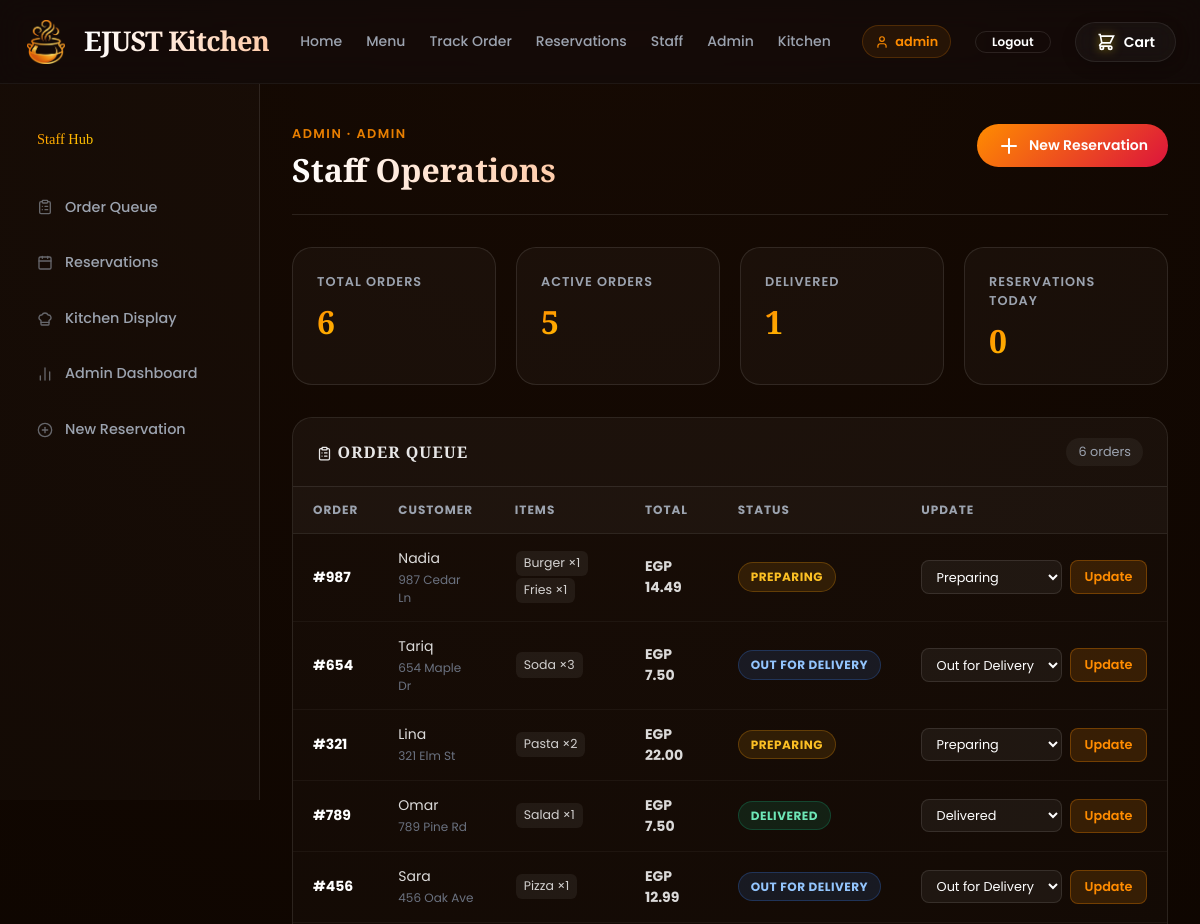
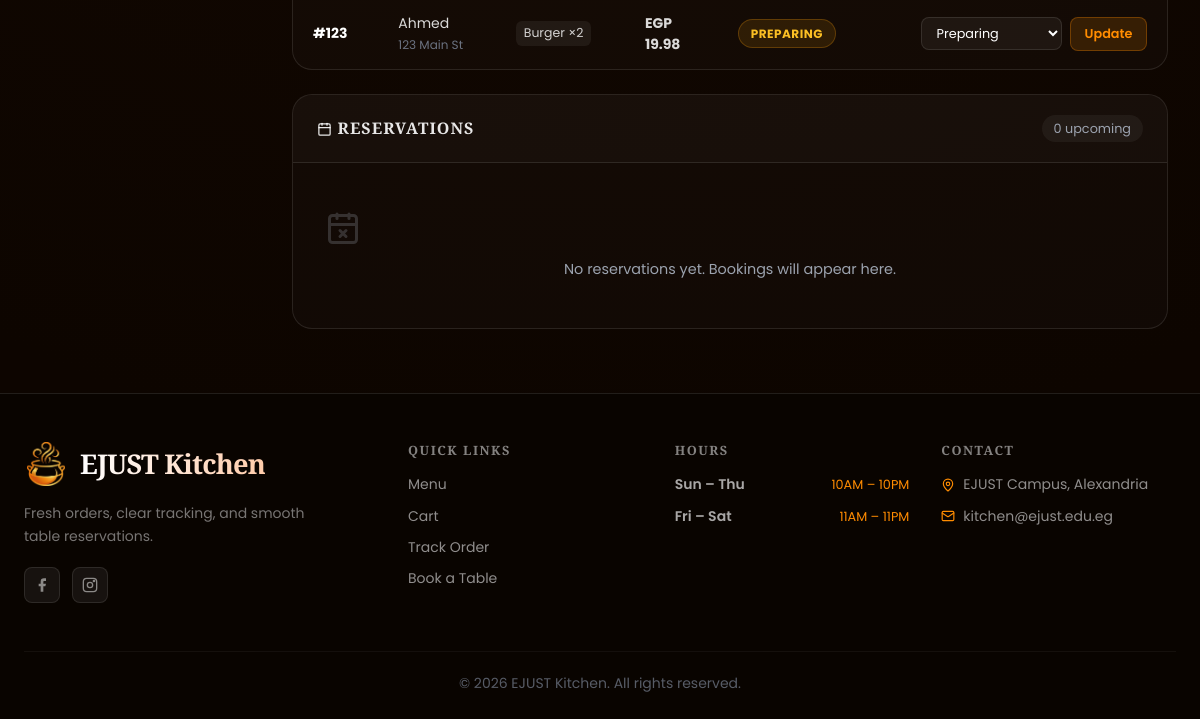
/staff (signed in), run on an earlier commit of the app's database (2 pictures, top to bottom).
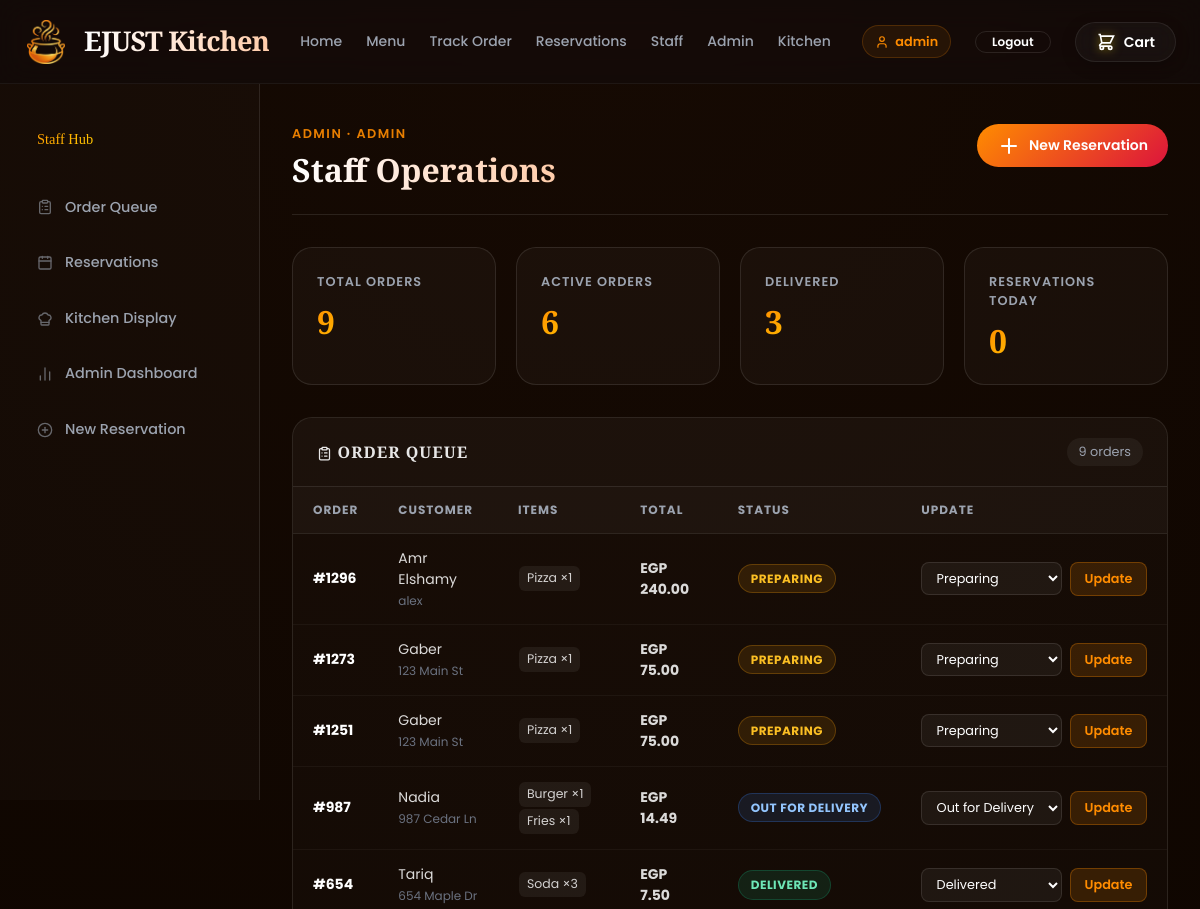
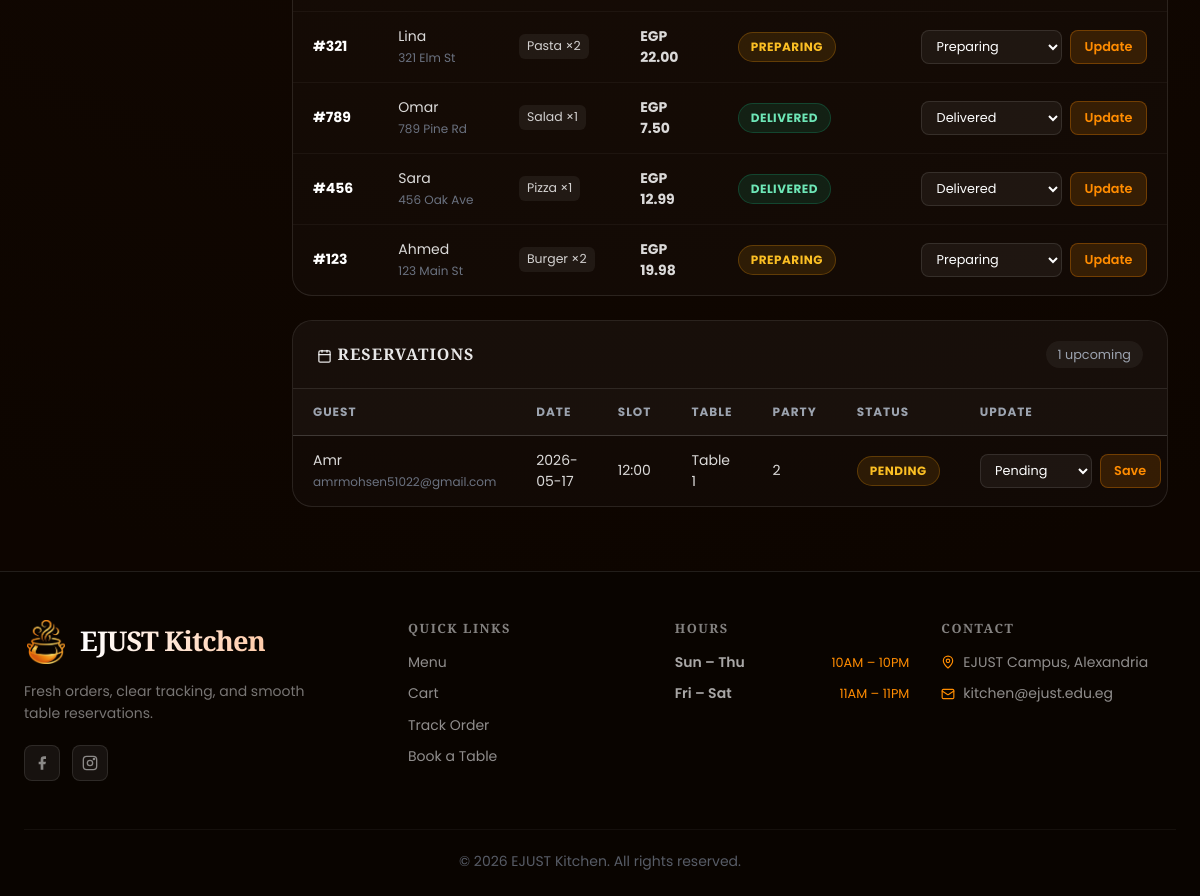
And on a later commit of the database (2 pictures, top to bottom).
### src/database.py (models this page shows, shortened)
class Order(db.Model):
    __tablename__ = 'orders'
    id = db.Column(db.String(20), primary_key=True)
    order_items = db.Column(db.JSON, nullable=False)
    total = db.Column(db.Float, nullable=False)
    status = db.Column(db.String(50), default=ORDER_STATUS_PREPARING)
    customer_name = db.Column(db.String(100))
    customer_address = db.Column(db.String(200))
    estimated_time = db.Column(db.Integer, default=25)
    created_at = db.Column(db.DateTime, default=datetime.utcnow)

class Reservation(db.Model):
    __tablename__ = 'reservations'
    id = db.Column(db.Integer, primary_key=True)
    user_id = db.Column(db.Integer, nullable=True)
    customer_name = db.Column(db.String(100), nullable=False)
    contact = db.Column(db.String(120), nullable=False)
    party_size = db.Column(db.Integer, nullable=False)
    reservation_date = db.Column(db.Date, nullable=False)
    reservation_slot = db.Column(db.String(10), nullable=False)
    table_number = db.Column(db.String(20), nullable=False)
    status = db.Column(db.String(30), default=RESERVATION_STATUS_PENDING)
    notes = db.Column(db.String(300))
    created_at = db.Column(db.DateTime, default=datetime.utcnow)

### src/order.py (the view)
@order_bp.route('/staff', methods=['GET'])
@auth.login_required
@auth.require_role(ROLE_STAFF, ROLE_ADMIN)
def staff_view():
    return render_template(
        "staff.html",
        orders=get_all_orders(),
        reservations=get_upcoming_reservations(),
        metrics=get_dashboard_metrics(),
        user=auth.get_current_user(),
        valid_statuses=VALID_STAFF_STATUSES,
        reservation_statuses=RESERVATION_STATUSES,
    )

### templates/staff.html (shortened to what this page needs)
{% extends "base.html" %}
{% block content %}
<div class="dashboard-layout">
    <aside class="dashboard-sidebar">
        <a href="/staff" class="dashboard-brand">Staff Hub</a>
        <a href="#orders">
            <i data-lucide="clipboard-list" class="staff-sidebar-icon" style="width:16px;height:16px"></i>
            Order Queue
        </a>
        <a href="#reservations">
            <i data-lucide="calendar" class="staff-sidebar-icon" style="width:16px;height:16px"></i>
            Reservations
        </a>
        <a href="/kitchen">
            <i data-lucide="chef-hat" class="staff-sidebar-icon" style="width:16px;height:16px"></i>
            Kitchen Display
        </a>
        {% if user.role == 'admin' %}
        <a href="/admin/dashboard">
            <i data-lucide="bar-chart-2" class="staff-sidebar-icon" style="width:16px;height:16px"></i>
            Admin Dashboard
        </a>
        {% endif %}
        <a href="/reservations">
            <i data-lucide="plus-circle" class="staff-sidebar-icon" style="width:16px;height:16px"></i>
            New Reservation
        </a>
    </aside>
    <section class="dashboard-main">
        <div class="dashboard-header">
            <div>
                <span class="eyebrow">{{ user.username }} · {{ user.role }}</span>
                <h1>Staff Operations</h1>
            </div>
            <a href="/reservations" class="dashboard-action">
                <i data-lucide="plus"></i> New Reservation
            </a>
        </div>
        <div class="metric-grid">
            <div class="metric-card">
                <span>Total Orders</span>
                <strong>{{ metrics.total_orders }}</strong>
            </div>
            <div class="metric-card">
                <span>Active Orders</span>
                <strong>{{ metrics.active_orders }}</strong>
            </div>
            <div class="metric-card">
                <span>Delivered</span>
                <strong>{{ metrics.delivered_orders }}</strong>
            </div>
            <div class="metric-card">
                <span>Reservations Today</span>
                <strong>{{ metrics.reservations_today }}</strong>
            </div>
        </div>
        <div id="orders" class="dashboard-card">
            <div class="dashboard-card-header">
                <h2><i data-lucide="clipboard-list" style="width:15px;height:15px;display:inline;vertical-align:middle;margin-right:.35rem"></i>Order Queue</h2>
                <span>{{ orders|length }} order{% if orders|length != 1 %}s{% endif %}</span>
            </div>
            {% if orders %}
                <div class="table-wrap">
                    <table class="dashboard-table">
                        <thead>
                            <tr>
                                <th>Order</th>
                                <th>Customer</th>
                                <th>Items</th>
                                <th>Total</th>
                                <th>Status</th>
                                <th>Update</th>
                            </tr>
                        </thead>
                        <tbody>
                            {% for order in orders %}
                            <tr>
                                <td><strong>#{{ order.id }}</strong></td>
                                <td>
                                    {{ order.customer_name or 'Guest' }}
                                    <span class="muted">{{ order.customer_address or '' }}</span>
                                </td>
                                <td>
                                    {% if order["items"] %}
                                        {% for item in order["items"] %}
                                            <span class="line-item">{{ item.name if item.name is defined else item }}{% if item.quantity is defined %} ×{{ item.quantity }}{% endif %}</span>
                                        {% endfor %}
                                    {% else %}
                                        <span class="muted">No items</span>
                                    {% endif %}
                                </td>
                                <td class="money">EGP {{ "%.2f"|format(order.total) }}</td>
                                <td>
                                    {% set sc = order.status|lower|replace(' ', '-') %}
                                    <span class="status-badge status-{{ sc }}">{{ order.status }}</span>
                                </td>
                                <td>
                                    <form method="POST" action="{{ url_for('order.staff_update') }}" class="inline-form">
                                        <select name="status">
                                            {% for s in valid_statuses %}
                                                <option value="{{ s }}" {% if s == order.status %}selected{% endif %}>{{ s }}</option>
                                            {% endfor %}
                                        </select>
                                        <button type="submit">Update</button>
                                    </form>
                                </td>
                            </tr>
                            {% endfor %}
                        </tbody>
                    </table>
                </div>
            {% else %}
                <div class="empty-state-card">
                    <i data-lucide="inbox" style="width:36px;height:36px;margin-bottom:.75rem;opacity:.25"></i>
                    <p>No orders yet. New kitchen tickets will appear here.</p>
                </div>
            {% endif %}
        </div>
        <div id="reservations" class="dashboard-card">
            <div class="dashboard-card-header">
                <h2><i data-lucide="calendar" style="width:15px;height:15px;display:inline;vertical-align:middle;margin-right:.35rem"></i>Reservations</h2>
                <span>{{ reservations|length }} upcoming</span>
            </div>
            {% if reservations %}
                <div class="table-wrap">
                    <table class="dashboard-table">
                        <thead>
                            <tr>
                                <th>Guest</th>
                                <th>Date</th>
                                <th>Slot</th>
                                <th>Table</th>
                                <th>Party</th>
                                <th>Status</th>
                                <th>Update</th>
                            </tr>
                        </thead>
                        <tbody>
                            {% for r in reservations %}
                            <tr>
                                <td>
                                    {{ r.customer_name }}
                                    <span class="muted">{{ r.contact }}</span>
                                </td>
                                <td>{{ r.reservation_date }}</td>
                                <td>{{ r.reservation_slot }}</td>
                                <td>Table {{ r.table_number }}</td>
                                <td>{{ r.party_size }}</td>
                                <td>
                                    <span class="status-badge reservation-{{ r.status|lower }}">{{ r.status }}</span>
                                </td>
                                <td>
                                    <form method="POST" action="{{ url_for('order.reservation_update') }}" class="inline-form">
                                        <select name="status">
                                            {% for s in reservation_statuses %}
                                                <option value="{{ s }}" {% if s == r.status %}selected{% endif %}>{{ s }}</option>
                                            {% endfor %}
                                        </select>
                                        <button type="submit">Save</button>
                                    </form>
                                </td>
                            </tr>
                            {% endfor %}
                        </tbody>
                    </table>
                </div>
            {% else %}
                <div class="empty-state-card">
                    <i data-lucide="calendar-x" style="width:36px;height:36px;margin-bottom:.75rem;opacity:.25"></i>
                    <p>No reservations yet. Bookings will appear here.</p>
                </div>
            {% endif %}
        </div>
    </section>
</div>
{% endblock %}

### templates/base.html (shortened to what this page needs)
<!DOCTYPE html>
<html lang="en">
<head>
    <link rel="stylesheet" href="{{ url_for('static', filename='css/style.css') }}">
    <link rel="stylesheet" href="{{ url_for('static', filename='css/dashboard.css') }}">
</head>
<body>
<nav class="navbar" id="navbar" role="navigation" aria-label="Main navigation">
    <div class="navbar-container">
        <a href="/" class="navbar-brand">
            <div class="brand-logo">
                <img src="{{ url_for('static', filename='images/logo.png') }}" alt="EJUST Kitchen Logo">
            </div>
            <div class="brand-text">
                <span class="brand-name">EJUST Kitchen</span>
            </div>
        </a>
        <div class="navbar-menu" id="navbarMenu">
            <a href="/" class="nav-link">Home</a>
            <a href="/menu" class="nav-link">Menu</a>
            <a href="/tracking" class="nav-link">Track Order</a>
            <a href="/reservations" class="nav-link">Reservations</a>
            {% if current_user and current_user.role in ['staff', 'admin'] %}
                <a href="/staff" class="nav-link">Staff</a>
            {% endif %}
            {% if current_user and current_user.role == 'admin' %}
                <a href="/admin/dashboard" class="nav-link">Admin</a>
                <a href="/kitchen" class="nav-link">Kitchen</a>
            {% endif %}
        </div>
        <div class="navbar-actions">
            {% if current_user %}
                <span class="nav-user-badge"><i data-lucide="user"></i><span>{{ current_user.username }}</span></span>
                <a href="/logout" class="btn btn-outline btn-sm">Logout</a>
            {% else %}
                <a href="/login" class="btn btn-outline btn-sm">Login</a>
                <a href="/register" class="btn btn-primary btn-sm">Register</a>
            {% endif %}
            <button id="cartToggleBtn" class="btn btn-outline btn-navbar-action btn-cart" aria-label="View cart">
                <span class="btn-icon">
                    <svg class="cart-icon" viewBox="0 0 24 24" fill="none" stroke="currentColor" stroke-width="2">
                        <path d="M3 3h2l.4 2M7 13h10l4-8H5.4M7 13L5.4 5M7 13l-2.293 2.293c-.63.63-.184 1.707.707 1.707H17m0 0a2 2 0 100 4 2 2 0 000-4zm-8 2a2 2 0 11-4 0 2 2 0 014 0z" />
                    </svg>
                </span>
                <span class="btn-text">Cart</span>
            </button>
        </div>
    </div>
</nav>
<main id="mainContent" class="main-content visible">
    {% block content %}{% endblock %}
</main>
<footer class="footer" role="contentinfo">
    <div class="footer-container">
        <div class="footer-grid">
            <div class="footer-brand">
                <div class="footer-logo">
                    <div class="brand-logo"><img src="{{ url_for('static', filename='images/logo.png') }}" alt="EJUST Kitchen"></div>
                    <div class="brand-text"><span class="brand-name">EJUST Kitchen</span></div>
                </div>
                <p class="footer-description">Fresh orders, clear tracking, and smooth table reservations.</p>
                <div class="social-links">
                    <a href="#" class="social-link" aria-label="Facebook">
                        <svg viewBox="0 0 24 24" fill="currentColor"><path d="M18 2h-3a5 5 0 00-5 5v3H7v4h3v8h4v-8h3l1-4h-4V7a1 1 0 011-1h3z"/></svg>
                    </a>
                    <a href="#" class="social-link" aria-label="Instagram">
                        <svg viewBox="0 0 24 24" fill="none" stroke="currentColor" stroke-width="2"><rect x="2" y="2" width="20" height="20" rx="5"/><circle cx="12" cy="12" r="4"/><circle cx="18" cy="6" r="1"/></svg>
                    </a>
                </div>
            </div>
            <div class="footer-column">
                <h4 class="footer-heading">Quick Links</h4>
                <ul class="footer-links">
                    <li><a href="/menu">Menu</a></li>
                    <li><a href="/cart">Cart</a></li>
                    <li><a href="/tracking">Track Order</a></li>
                    <li><a href="/reservations">Book a Table</a></li>
                </ul>
            </div>
            <div class="footer-column">
                <h4 class="footer-heading">Hours</h4>
                <ul class="footer-links">
                    <li><span class="day">Sun – Thu</span><span class="time">10AM – 10PM</span></li>
                    <li><span class="day">Fri – Sat</span><span class="time">11AM – 11PM</span></li>
                </ul>
            </div>
            <div class="footer-column">
                <h4 class="footer-heading">Contact</h4>
                <ul class="footer-links">
                    <li><span class="footer-icon"><i data-lucide="map-pin"></i></span><a href="#">EJUST Campus, Alexandria</a></li>
                    <li><span class="footer-icon"><i data-lucide="mail"></i></span><a href="mailto:kitchen@ejust.edu.eg">kitchen@ejust.edu.eg</a></li>
                </ul>
            </div>
        </div>
        <div class="footer-bottom"><p>&copy; 2026 EJUST Kitchen. All rights reserved.</p></div>
    </div>
</footer>
<div id="toastContainer" class="toast-container" aria-live="polite" aria-atomic="true"></div>
</body>
</html>

What changed in the data, as far as the page shows it:
added Order: id "1296", customer_name "Amr Elshamy", customer_address "alex", name "Pizza", quantity "1", total "240.00", status "PREPARING", status "Preparing"
added Order: id "1273", customer_name "Gaber", customer_address "123 Main St", name "Pizza", quantity "1", total "75.00", status "PREPARING", status "Preparing"
added Order: id "1251", customer_name "Gaber", customer_address "123 Main St", name "Pizza", quantity "1", total "75.00", status "PREPARING", status "Preparing"
changed Order "Nadia": status "PREPARING" → "OUT FOR DELIVERY"; status "Preparing" → "Out for Delivery"
changed Order "Tariq": status "OUT FOR DELIVERY" → "DELIVERED"; status "Out for Delivery" → "Delivered"
changed Order "Sara": status "OUT FOR DELIVERY" → "DELIVERED"; status "Out for Delivery" → "Delivered"
added Reservation: customer_name "Amr", contact "amrmohsen51022@gmail.com", reservation_date "2026-05-17", reservation_slot "12:00", table_number "1", party_size "2", status "PENDING", status "Pending"
Also different on the page:
{{ metrics.total_orders }}: "6" → "9"
{{ metrics.active_orders }}: "5" → "6"
{{ metrics.delivered_orders }}: "1" → "3"
{{ orders|length }}: "6" → "9"
{{ reservations|length }}: "0" → "1"
text no longer shown: "No reservations yet. Bookings will appear here."
text now shown: "GUEST DATE SLOT TABLE PARTY STATUS UPDATE"
